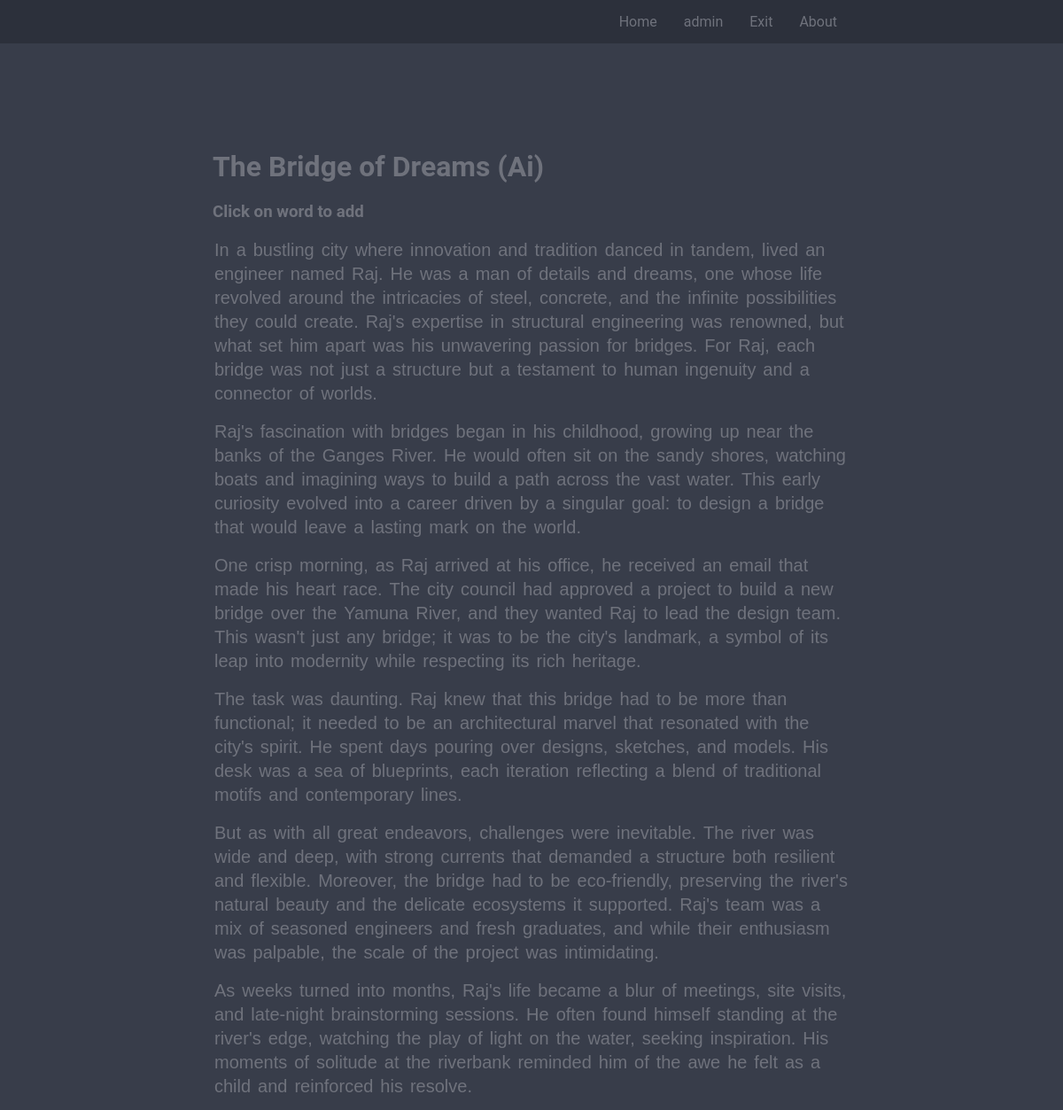
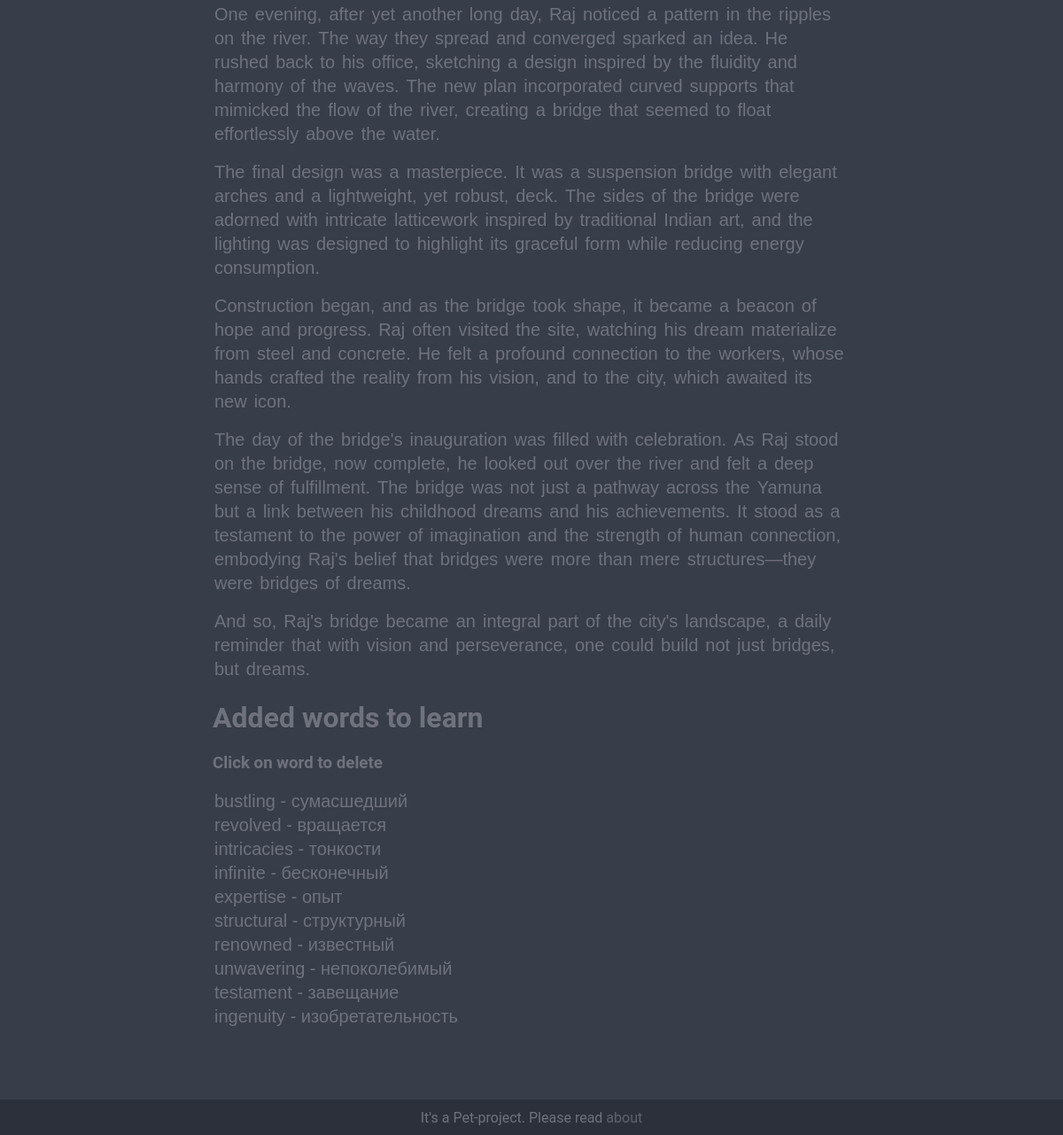
The app's page /showStory/41 (signed in) with its own data (2 pictures, top to bottom).
### goen/models.py (models this page shows, shortened)
class Story(models.Model):
    objects = models.Manager()
    name = models.CharField(max_length=128)
    whole_text = models.TextField()
    upload_date = models.DateTimeField(auto_now_add=True)
    cover = models.ImageField(upload_to='cover/%Y/%m/%d/', blank=True)
    class Meta:
        db_table = 'stories'

class WordLearned(models.Model):
    objects = models.Manager()
    progress = models.IntegerField(default=0)
    next_day_learn = models.DateField(auto_now_add=True)
    is_learned = models.BooleanField(default=False)
    learn_person = models.CharField(max_length=128)
    learn_word = models.ForeignKey(Word, on_delete=models.CASCADE)
    class Meta:
        db_table = 'wordLearned'

class Word(models.Model):
    objects = models.Manager()
    word_original = models.CharField(max_length=128)
    word_translate = models.CharField(max_length=128)
    word_description = models.TextField()
    story = models.ForeignKey(Story, on_delete=models.CASCADE)
    class Meta:
        db_table = 'words'

### goen/views.py (the view)
# urls.py: path('showStory/<int:story>', show_story_and_words, name='add_word'),
def show_story_and_words(request, story):
    user_pk = request.user.pk
    story = Story.objects.get(pk=story)
    words = WordLearned.objects.filter(learn_person=user_pk).filter(learn_word__story=story).order_by('pk')
    status = ''
    if request.method == 'POST':
        if request.POST.get('add'):
            add_word_to_learn(request.POST.get('add').lower(), story, user_pk)
        elif request.POST.get('delete'):
            WordLearned.objects.filter(pk=request.POST.get('delete')).delete()
    return render(request, 'showStory.html', {'words': words, 'name_story': story.name,
                                              'story': story.whole_text.split('\n'), 'status': status})

### goen/templates/showStory.html (shortened to what this page needs)
{% extends 'base.html' %}
{% block content %}
<div class="container">
    <h1>{{name_story}}</h1>
    <h3> Click on word to add</h3>
    <form method="post">
        {% for item in story %}
        <p class="show-story">
            {% for word in item.split %}
            <button class="btn-text" name="add" value={{word}}>{{ word }}</button>
            {% endfor %}
        </p>
        {% endfor %}
    </form>
    <h1>Added words to learn</h1>
    <h3>Click on word to delete</h3>
    <p class="show-story">
    <form method="post">
        {% for item in words %}
        <button class="btn-text" name="delete" value={{item.pk}}>{{item.learn_word.word_original}} -
            {{item.learn_word.word_translate}}
        </button>
        <br>
        {% endfor %}
    </form>
    </p>
</div>
{% endblock %}

### templates/base.html (shortened to what this page needs)
<!DOCTYPE html>
<html lang="en">
<head>
    {% load static %}
    <link rel="stylesheet" href="{% static 'css/style.css' %}" media="screen">
</head>
<body>
<nav>
    <ul>
        <li><a href="/">Home</a></li>
        {% if request.user.is_authenticated %}
        <li><a>{{user.username}}</a></li>
        <li><a href="/logout/">Exit</a></li>
        {% else %}
        <li><a href="/login/">Sign In</a></li>
        <li><a href="/register/">Sign Up</a></li>
        {% endif %}
        <li><a href="/about/">About</a></li>
    </ul>
</nav>
{% block content %} {% endblock %}
<footer>
    <p>It's a Pet-project. Please read <a class="link" href="/about/">about</a></p>
</footer>
</body>

### static/css/style.css (style rules this page uses)
:root { --first: #383d4a; --second: #6F727C; --third: #5f636e; --fourth: #2C303B; }
body { background-color: var(--first); margin: 0; font-family: "Roboto", sans-serif; color: var(--second); }
footer { position: fixed; left: center; bottom: 0; width: 100%; background-color: var(--fourth); color: var(--second); text-align: center; margin: 0px; height: 40px; justify-content: center; display: flex; align-items: center; }
.container { max-width: 60%; margin: 120px auto 120px; }
nav { background-color: var(--fourth); justify-content: center; display: flex; }
nav ul { list-style-type: none; margin: 0; padding: 0; width: 60%; justify-content: right; display: flex; align-items: center; }
nav li { display: inline-block; }
nav a { color: var(--second); text-decoration: none; padding: 15px; display: block; }
.link { color: var(--third); text-decoration: none; }
.btn-text { border: none; background-color: inherit; font-size: 20px; padding: 2px 2px; cursor: pointer; display: inline-block; color: var(--second); border-radius: 3px; }

### records on screen
Story: name "The Bridge of Dreams (Ai)"
WordLearned: {{ item.pk }} 358 (drawn), learn_word.word_original "bustling", learn_word.word_translate "сумасшедший"
WordLearned: {{ item.pk }} 359 (drawn), learn_word.word_original "revolved", learn_word.word_translate "вращается"
WordLearned: {{ item.pk }} 360 (drawn), learn_word.word_original "intricacies", learn_word.word_translate "тонкости"
WordLearned: {{ item.pk }} 361 (drawn), learn_word.word_original "infinite", learn_word.word_translate "бесконечный"
WordLearned: {{ item.pk }} 362 (drawn), learn_word.word_original "expertise", learn_word.word_translate "опыт"
WordLearned: {{ item.pk }} 363 (drawn), learn_word.word_original "structural", learn_word.word_translate "структурный"
WordLearned: {{ item.pk }} 364 (drawn), learn_word.word_original "renowned", learn_word.word_translate "известный"
WordLearned: {{ item.pk }} 365 (drawn), learn_word.word_original "unwavering", learn_word.word_translate "непоколебимый"
WordLearned: {{ item.pk }} 366 (drawn), learn_word.word_original "testament", learn_word.word_translate "завещание"
WordLearned: {{ item.pk }} 367 (drawn), learn_word.word_original "ingenuity", learn_word.word_translate "изобретательность"

### other values on screen
{{ user.username }} "admin"
{{ word }} "In" "a" "bustling" "city" "where" "innovation" "and" "tradition" "danced" "in" "tandem," "lived" "an" "engineer" "named" "Raj." "He" "was" "a" "man" "of" "details" "and" "dreams," "one" "whose" "life" "revolved" "around" "the" "intricacies" "of" "steel," "concrete," "and" "the" "infinite" "possibilities" "they" "could" "create." "Raj's" "expertise" "in" "structural" "engineering" "was" "renowned," "but" "what" "set" "him" "apart" "was" "his" "unwavering" "passion" "for" "bridges." "For" "Raj," "each" "bridge" "was" "not" "just" "a" "structure" "but" "a" "testament" "to" "human" "ingenuity" "and" "a" "connector" "of" "worlds." "Raj's" "fascination" "with" "bridges" "began" "in" "his" "childhood," "growing" "up" "near" "the" "banks" "of" "the" "Ganges" "River." "He" "would" "often" "sit" "on" "the" "sandy" "shores," "watching" "boats" "and" "imagining" "ways" "to" "build" "a" "path" "across" "the" "vast" "water." "This" "early" "curiosity" "evolved" "into" "a" "career" "driven" "by" "a" "singular" "goal:" "to" "design" "a" "bridge" "that" "would" "leave" "a" "lasting" "mark" "on" "the" "world." "One" "crisp" "morning," "as" "Raj" "arrived" "at" "his" "office," "he" "received" "an" "email" "that" "made" "his" "heart" "race." "The" "city" "council" "had" "approved" "a" "project" "to" "build" "a" "new" "bridge" "over" "the" "Yamuna" "River," "and" "they" "wanted" "Raj" "to" "lead" "the" "design" "team." "This" "wasn't" "just" "any" "bridge;" "it" "was" "to" "be" "the" "city's" "landmark," "a" "symbol" "of" "its" "leap" "into" "modernity" "while" "respecting" "its" "rich" "heritage." "The" "task" "was" "daunting." "Raj" "knew" "that" "this" "bridge" "had" "to" "be" "more" "than" "functional;" "it" "needed" "to" "be" "an" "architectural" "marvel" "that" "resonated" "with" "the" "city's" "spirit." "He" "spent" "days" "pouring" "over" "designs," "sketches," "and" "models." "His" "desk" "was" "a" "sea" "of" "blueprints," "each" "iteration" "reflecting" "a" "blend" "of" "traditional" "motifs" "and" "contemporary" "lines." "But" "as" "with" "all" "great" "endeavors," "challenges" "were" "inevitable." "The" "river" "was" "wide" "and" "deep," "with" "strong" "currents" "that" "demanded" "a" "structure" "both" "resilient" "and" "flexible." "Moreover," "the" "bridge" "had" "to" "be" "eco-friendly," "preserving" "the" "river's" "natural" "beauty" "and" "the" "delicate" "ecosystems" "it" "supported." "Raj's" "team" "was" "a" "mix" "of" "seasoned" "engineers" "and" "fresh" "graduates," "and" "while" "their" "enthusiasm" "was" "palpable," "the" "scale" "of" "the" "project" "was" "intimidating." "As" "weeks" "turned" "into" "months," "Raj's" "life" "became" "a" "blur" "of" "meetings," "site" "visits," "and" "late-night" "brainstorming" "sessions." "He" "often" "found" "himself" "standing" "at" "the" "river's" "edge," "watching" "the" "play" "of" "light" "on" "the" "water," "seeking" "inspiration." "His" "moments" "of" "solitude" "at" "the" "riverbank" "reminded" "him" "of" "the" "awe" "he" "felt" "as" "a" "child" "and" "reinforced" "his" "resolve." "One" "evening," "after" "yet" "another" "long" "day," "Raj" "noticed" "a" "pattern" "in" "the" "ripples" "on" "the" "river." "The" "way" "they" "spread" "and" "converged" "sparked" "an" "idea." "He" "rushed" "back" "to" "his" "office," "sketching" "a" "design" "inspired" "by" "the" "fluidity" "and" "harmony" "of" "the" "waves." "The" "new" "plan" "incorporated" "curved" "supports" "that" "mimicked" "the" "flow" "of" "the" "river," "creating" "a" "bridge" "that" "seemed" "to" "float" "effortlessly" "above" "the" "water." "The" "final" "design" "was" "a" "masterpiece." "It" "was" "a" "suspension" "bridge" "with" "elegant" "arches" "and" "a" "lightweight," "yet" "robust," "deck." "The" "sides" "of" "the" "bridge" "were" "adorned" "with" "intricate" "latticework" "inspired" "by" "traditional" "Indian" "art," "and" "the" "lighting" "was" "designed" "to" "highlight" "its" "graceful" "form" "while" "reducing" "energy" "consumption." "Construction" "began," "and" "as" "the" "bridge" "took" "shape," "it" "became" "a" "beacon" "of" "hope" "and" "progress." "Raj" "often" "visited" "the" "site," "watching" "his" "dream" "materialize" "from" "steel" "and" "concrete." "He" "felt" "a" "profound" "connection" "to" "the" "workers," "whose" "hands" "crafted" "the" "reality" "from" "his" "vision," "and" "to" "the" "city," "which" "awaited" "its" "new" "icon." "The" "day" "of" "the" "bridge's" "inauguration" "was" "filled" "with" "celebration." "As" "Raj" "stood" "on" "the" "bridge," "now" "complete," "he" "looked" "out" "over" "the" "river" "and" "felt" "a" "deep" "sense" "of" "fulfillment." "The" "bridge" "was" "not" "just" "a" "pathway" "across" "the" "Yamuna" "but" "a" "link" "between" "his" "childhood" "dreams" "and" "his" "achievements." "It" "stood" "as" "a" "testament" "to" "the" "power" "of" "imagination" "and" "the" "strength" "of" "human" "connection," "embodying" "Raj's" "belief" "that" "bridges" "were" "more" "than" "mere" "structures—they" "were" "bridges" "of" "dreams." "And" "so," "Raj's" "bridge" "became" "an" "integral" "part" "of" "the" "city's" "landscape," "a" "daily" "reminder" "that" "with" "vision" "and" "perseverance," "one" "could" "build" "not" "just" "bridges," "but" "dreams."
